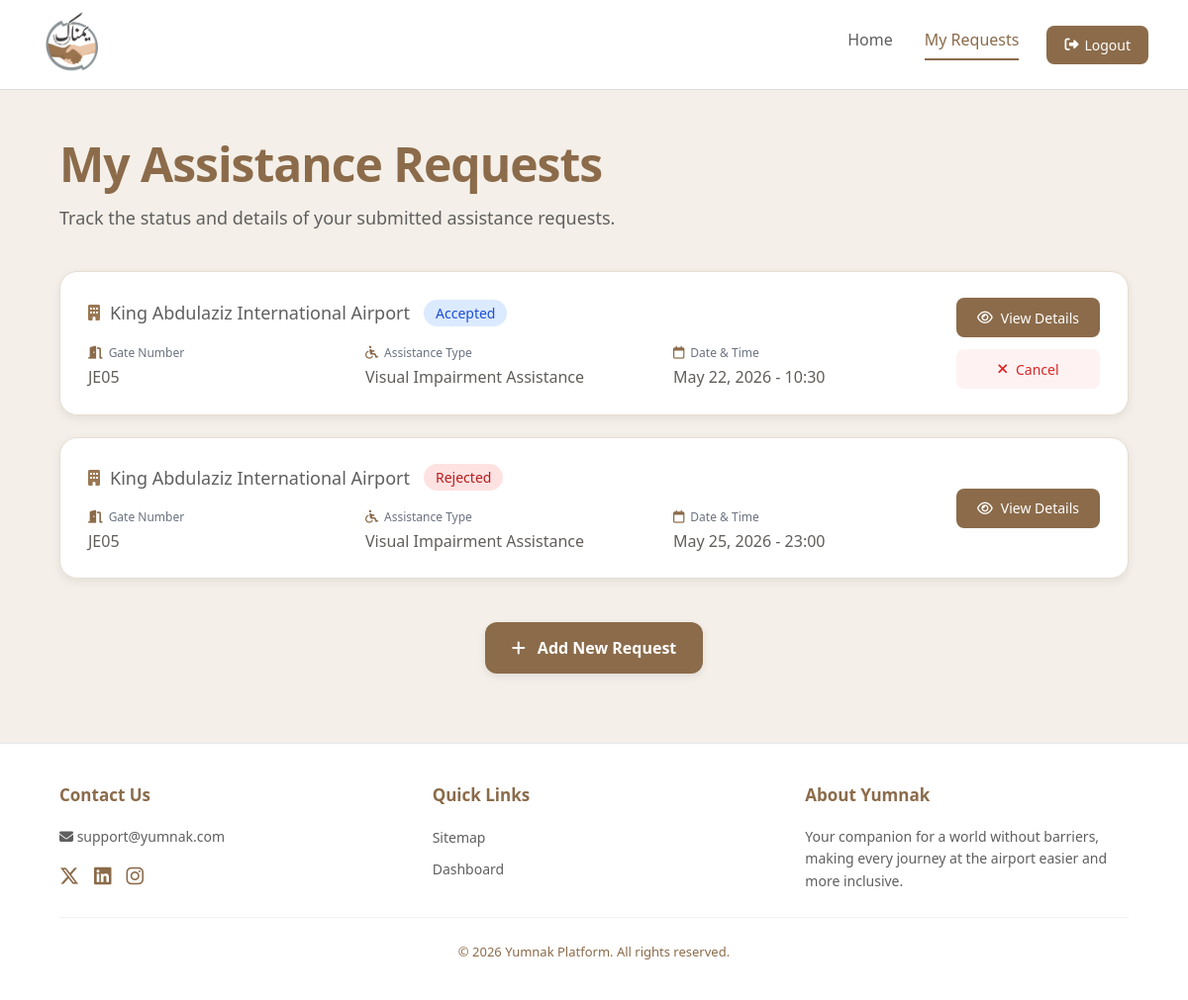
The app's page /my-requests.php (signed in) with its own data.
### tables this page shows
CREATE TABLE ASSISTANCE_REQUEST (
    RequestID INT(11) AUTO_INCREMENT PRIMARY KEY,
    PreferredTime DATETIME NOT NULL,
    Date DATETIME DEFAULT CURRENT_TIMESTAMP,
    ExtraNote VARCHAR(255),
    Status ENUM('Pending', 'Accepted', 'Rejected', 'Cancelled', 'Completed') DEFAULT 'Pending', 
    IsPaid BOOLEAN DEFAULT FALSE,
    TravelerID INT NOT NULL,
    AdminID INT,
    AssistantID INT,
    GateID VARCHAR(50) NOT NULL,
    FOREIGN KEY (TravelerID) REFERENCES TRAVELER(UserID) ON DELETE CASCADE,
    FOREIGN KEY (AdminID) REFERENCES ADMIN(AdminID) ON DELETE SET NULL,
    FOREIGN KEY (AssistantID) REFERENCES ASSISTANT(AssistantID) ON DELETE SET NULL,
    FOREIGN KEY (GateID) REFERENCES GATE(GateID) ON DELETE RESTRICT
);

CREATE TABLE AIRPORT (
    AirportID INT(11) AUTO_INCREMENT PRIMARY KEY,
    AirportName VARCHAR(150) NOT NULL,
    City VARCHAR(100) NOT NULL,
    ImagePath VARCHAR(255) NOT NULL
);

### my-requests.php (the view, shortened to what this page needs)
<?php
require 'db_connection.php';
$travelerID = $_SESSION['user_id'];
$sql = "
    SELECT
        ar.RequestID,
        ar.PreferredTime,
        ar.Date,
        ar.Status,
        ar.GateID,
        g.AirportID,
        a.AirportName,
        GROUP_CONCAT(at.AssistanceName SEPARATOR ', ') AS AssistanceTypes
    FROM ASSISTANCE_REQUEST ar
    JOIN GATE g ON ar.GateID = g.GateID
    JOIN AIRPORT a ON g.AirportID = a.AirportID
    LEFT JOIN REQUEST_TYPE rt ON ar.RequestID = rt.RequestID
    LEFT JOIN ASSISTANCE_TYPE at ON rt.AssistanceTypeID = at.AssistanceTypeID
    WHERE ar.TravelerID = ?
    GROUP BY
        ar.RequestID, ar.PreferredTime, ar.Date, ar.Status, ar.GateID, g.AirportID, a.AirportName
    ORDER BY ar.Date DESC
";
$stmt = mysqli_prepare($conn, $sql);
mysqli_stmt_bind_param($stmt, "i", $travelerID);
mysqli_stmt_execute($stmt);
$result = mysqli_stmt_get_result($stmt);
function statusClass($status) {
    return match ($status) {
        'Pending' => 'pending',
        'Accepted' => 'accepted',
        'Completed' => 'completed',
        'Rejected' => 'rejected',
        'Cancelled' => 'cancelled',
        default => ''
    };
}
?>
<!DOCTYPE html>
<html lang="en">
<head>
  <link rel="stylesheet" href="styleR.css">
  <link rel="stylesheet" href="https://cdnjs.cloudflare.com/ajax/libs/font-awesome/6.5.2/css/all.min.css">
</head>
<body>
  <header>
    <div class="logo">
      <img src="Image/Yumnak-Logo.png" alt="Yumnak Logo">
    </div>
    <nav>
      <a href="user-dashboard.php">Home</a>
      <a class="active" href="#">My Requests</a>
    </nav>
    <div class="logout">
        <button onclick="window.location.href='logout.php'">
            <i class="fas fa-sign-out-alt" aria-hidden="true"></i>
            Logout
        </button>
    </div>
  </header>
  <main class="container">
    <h1>My Assistance Requests</h1>
    <p class="subtitle">
      Track the status and details of your submitted assistance requests.
    </p>
    <div class="requests">
      <?php if (mysqli_num_rows($result) > 0): ?>
        <?php while ($row = mysqli_fetch_assoc($result)): ?>
          <div class="card">
            <div class="card-info">
              <div class="card-header">
                <div class="airport-name">
                  <i class="fa-solid fa-building" aria-hidden="true"></i>
                  <h3><?= htmlspecialchars($row['AirportName']) ?></h3>
                </div>
                <span class="status <?= statusClass($row['Status']) ?>">
                  <?= htmlspecialchars($row['Status']) ?>
                </span>
              </div>
              <div class="details">
                <div>
                  <span class="label">
                    <i class="fa-solid fa-door-open" aria-hidden="true"></i>
                    Gate Number
                  </span>
                  <p><?= htmlspecialchars($row['GateID']) ?></p>
                </div>
                <div>
                  <span class="label">
                    <i class="fa-solid fa-wheelchair" aria-hidden="true"></i>
                    Assistance Type
                  </span>
                  <?php
                    $types = explode(', ', $row['AssistanceTypes'] ?? '');
                    foreach ($types as $type) {
                        if (trim($type) !== '') {
                            echo '<p>' . htmlspecialchars($type) . '</p>';
                        }
                    }
                  ?>
                </div>
                <div>
                  <span class="label">
                    <i class="fa-regular fa-calendar" aria-hidden="true"></i>
                    Date & Time
                  </span>
                  <p>
                    <?= date("M d, Y - H:i", strtotime($row['PreferredTime'])) ?>
                  </p>
                </div>
              </div>
            </div>
            <div class="card-actions">
              <button
                type="button"
                class="btn details view-btn"
                data-id="<?= $row['RequestID'] ?>">
                <i class="fa-regular fa-eye" aria-hidden="true"></i>
                View Details
              </button>
              <?php if ($row['Status'] === 'Pending' || $row['Status'] === 'Accepted'): ?>
                <button
                  type="button"
                  class="btn cancel cancel-btn"
                  data-id="<?= $row['RequestID'] ?>">
                  <i class="fa-solid fa-xmark" aria-hidden="true"></i>
                  Cancel
                </button>
              <?php endif; ?>
            </div>
          </div>
        <?php endwhile; ?>
      <?php else: ?>
        <p>No requests found.</p>
      <?php endif; ?>
    </div>
    <button type="button" class="add-btn">
      <i class="fa-solid fa-plus" aria-hidden="true"></i>
      Add New Request
    </button>
  </main>
  <footer class="footer">
    <div class="footer-content">
      <div class="footer-section">
        <h4>Contact Us</h4>
        <p><i class="fas fa-envelope" aria-hidden="true"></i> support@yumnak.com</p>
        <div class="social-icons">
          <a href="#" aria-label="Twitter"><i class="fa-brands fa-x-twitter" aria-hidden="true"></i></a>
          <a href="#" aria-label="LinkedIn"><i class="fab fa-linkedin" aria-hidden="true"></i></a>
          <a href="#" aria-label="Instagram"><i class="fab fa-instagram" aria-hidden="true"></i></a>
        </div>
      </div>
      <div class="footer-section">
        <h4>Quick Links</h4>
        <ul class="footer-links">
          <li><a href="#">Sitemap</a></li>
          <li><a href="user-dashboard.php">Dashboard</a></li>
        </ul>
      </div>
      <div class="footer-section about-yumnak">
        <h4>About Yumnak</h4>
        <p>Your companion for a world without barriers, making every journey at the airport easier and more inclusive.</p>
      </div>
    </div>
    <div class="footer-bottom">
      &copy; 2026 Yumnak Platform. All rights reserved.
    </div>
  </footer>
</body>
</html>

### styleR.css (style rules this page uses)
* { margin: 0; padding: 0; box-sizing: border-box; font-family: "Segoe UI", sans-serif; }
body { background: #f4efe8; color: #5f5a55; font-family: "Segoe UI", sans-serif; }
header { display: flex; align-items: center; justify-content: space-between; padding: 10px 40px; background: #FFFFFF; border-bottom: 1px solid #ddd; }
.logo img { width: 65px; height: 65px; border-radius: 50%; }
.logout button { background: #8B6B4A; color: white; border: none; padding: 10px 18px; border-radius: 8px; font-size: 14px; cursor: pointer; display: flex; align-items: center; gap: 6px; transition: 0.3s; }
nav { display: flex; gap: 32px; margin-left: auto; margin-right: 28px; }
nav a { text-decoration: none; color: #5F5F5F; font-size: 16px; font-weight: 500; padding-bottom: 8px; }
nav a.active { color: #8B6B4A; border-bottom: 2px solid #8B6B4A; }
.container { width: 1080px; margin: 42px auto 70px; }
h1 { font-size: 48px; color: #8B6B4A; margin-bottom: 10px; font-weight: 800; letter-spacing: -1px; }
.subtitle { font-size: 18px; color: #5F5F5F; margin-bottom: 42px; }
.requests { display: flex; flex-direction: column; gap: 22px; }
.card { background: #ffffff; border: 1px solid #e7ddd1; border-radius: 18px; box-shadow: 0 3px 10px rgba(0, 0, 0, 0.07); min-height: 132px; padding: 26px 28px; display: flex; justify-content: space-between; align-items: center; }
.card-info { flex: 1; }
.card-header { display: flex; align-items: center; gap: 14px; margin-bottom: 18px; }
.card-header h3 { font-size: 18px; color: #5F5F5F; font-weight: 500; }
.airport-name { display: flex; align-items: center; gap: 10px; }
.airport-name i { color: #9a7753; font-size: 16px; }
.status { padding: 4px 12px; border-radius: 999px; font-size: 14px; display: inline-block; }
.accepted { background: #DBEAFE; color: #1D4ED8; }
.rejected { background: #FEE2E2; color: #B91C1C; }
.details { display: flex; gap: 90px; }
.details div { min-width: 190px; }
.label { display: flex; align-items: center; gap: 6px; font-size: 12px; color: #6B7280; margin-bottom: 5px; }
.label i { color: #8B6B4A; font-size: 13px; }
.details p { font-size: 16px; color: #615d59; font-weight: 500; }
.card-actions { display: flex; flex-direction: column; gap: 12px; margin-left: 25px; }
.btn { width: 145px; height: 40px; border: none; border-radius: 8px; font-size: 14px; cursor: pointer; display: flex; align-items: center; justify-content: center; gap: 8px; }
.btn { transition: all 0.2s ease; }
.btn.details { background: #8B6B4A; color: #ffffff; }
.btn.cancel { background: #FEF2F2; color: #DC2626; }
.add-btn { display: block; margin: 44px auto 0; width: 220px; height: 52px; border: none; border-radius: 12px; background: #8B6B4A; color: #ffffff; font-size: 16px; font-weight: 700; cursor: pointer; box-shadow: 0 3px 8px rgba(0, 0, 0, 0.08); }
.add-btn { transition: all 0.2s ease; }
.add-btn i { margin-right: 8px; }
.footer { background-color: #ffffff; width: 100%; padding: 40px 60px; border-top: 1px solid #e2e8f0; margin-top: auto; box-sizing: border-box; }
.footer-content { display: flex; justify-content: space-between; max-width: 1200px; margin: 0 auto; gap: 50px; }
.footer-section { flex: 1; }
.footer-section h4 { color: #8b6b4a; font-size: 17px; font-weight: 700; margin-bottom: 20px; }
.footer-section p { font-size: 14px; color: #5f5f5f; line-height: 1.6; }
.footer-links { list-style: none; padding: 0; }
.footer-links li { margin-bottom: 10px; }
.footer-links a { text-decoration: none; color: #5f5f5f; font-size: 14px; transition: 0.3s; }
.social-icons { display: flex; gap: 15px; margin-top: 15px; }
.social-icons a { color: #8b6b4a; font-size: 20px; transition: 0.3s; }
.footer-bottom { text-align: center; padding-top: 25px; margin-top: 25px; border-top: 1px solid #f0f0f0; font-size: 13px; color: #8b6b4a; }

### records on screen
assistance_request: airport.AirportName "King Abdulaziz International Airport", Status "Accepted", GateID "JE05", type "Visual Impairment Assistance", PreferredTime "May 22, 2026 - 10:30"
assistance_request: airport.AirportName "King Abdulaziz International Airport", Status "Rejected", GateID "JE05", type "Visual Impairment Assistance", PreferredTime "May 25, 2026 - 23:00"
